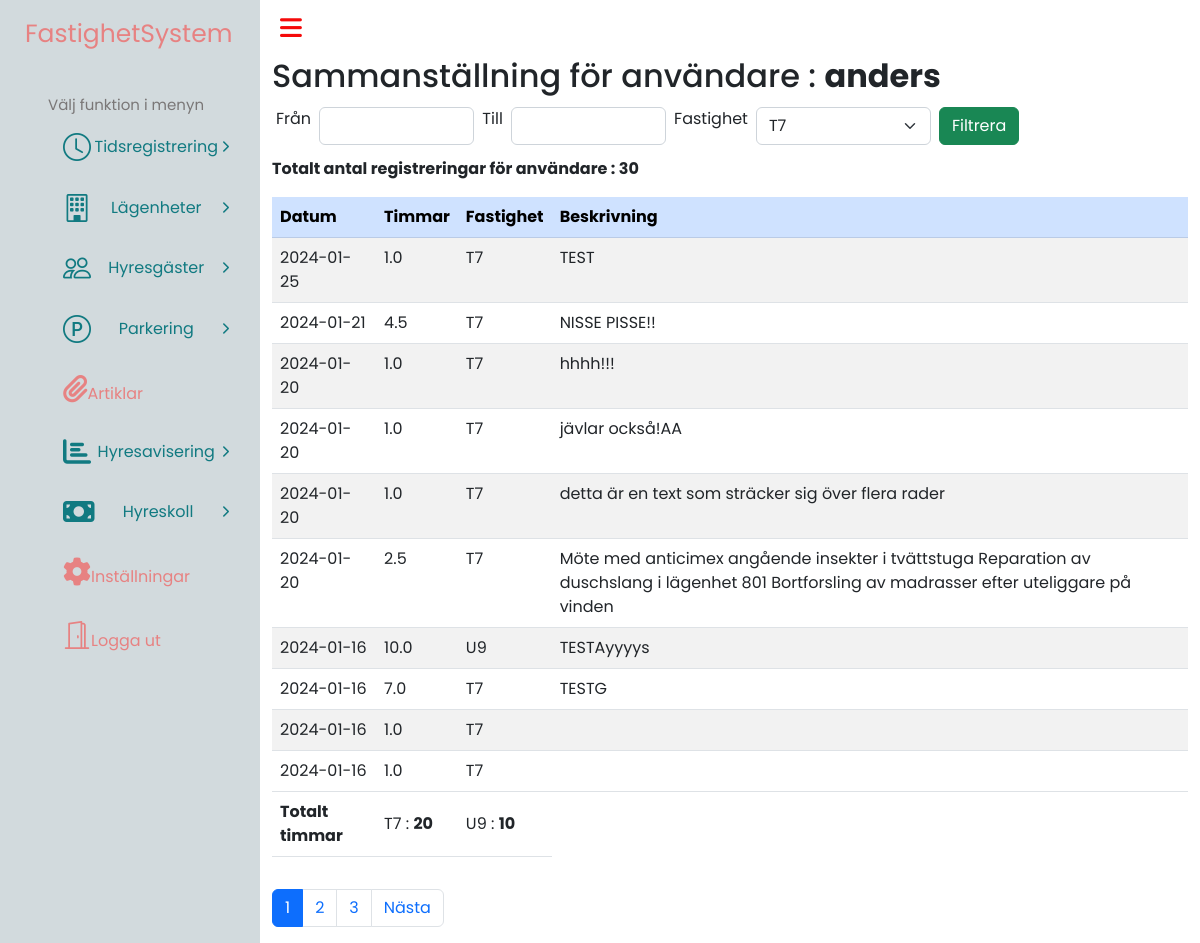
/report.php (signed in), run on the app's committed database.
### tables this page shows
CREATE TABLE `tidlog_jobs` (
  `JobId` int unsigned NOT NULL AUTO_INCREMENT,
  `job_date` datetime NOT NULL,
  `job_hour` decimal(10,1) NOT NULL,
  `job_fastighet` varchar(45) NOT NULL,
  `job_description` varchar(3000) DEFAULT NULL,
  `job_username` varchar(45) NOT NULL,
  `saved_at` datetime DEFAULT CURRENT_TIMESTAMP,
  `updated_at` datetime DEFAULT NULL,
  PRIMARY KEY (`JobId`)
);

### code/dbmanager.php (called while the page is built, shortened)
<?php
    class DbManager
    {
        protected $connection;
        protected $query;
        public function __construct()
        {
            $this->connection = new mysqli(DB_SERVER, DB_USERNAME, DB_PASSWORD, DB_NAME);
        }
        public function getRowCountForUser($user)
        {
            $sql = "select count(*) as count, sum(job_hour) from tidlog_jobs where job_username = ?";
            $stmt = $this->connection->prepare($sql);
            $stmt->bind_param("s", $user);
            $stmt->execute();
            $result = $stmt->get_result();
            $rows = $result->fetch_assoc()["count"];
            return $rows ;
        }
        public function query($query) {
            if ($this->query = $this->connection->prepare($query)) {
                if (func_num_args() > 1) {
                    $x = func_get_args();
                    $args = array_slice($x, 1);
                    $types = '';
                    $args_ref = array();
                    foreach ($args as $k => &$arg) {
                        if (is_array($args[$k])) {
                            foreach ($args[$k] as $j => &$a) {
                                $types .= $this->_gettype($args[$k][$j]);
                                $args_ref[] = &$a;
                            }
                        } else {
                            $types .= $this->_gettype($args[$k]);
                            $args_ref[] = &$arg;
                        }
                    }
                    array_unshift($args_ref, $types);
                    call_user_func_array(array($this->query, 'bind_param'), $args_ref);
                }
                $this->query->execute();
            } else {
                $this->error('Unable to prepare MySQL statement (check your syntax) - ' . $this->connection->error);
            }
            return $this;
        }
        public function fetchAll($callback = null) {
            $params = array();
            $row = array();
            $meta = $this->query->result_metadata();
            while ($field = $meta->fetch_field()) {
                $params[] = &$row[$field->name];
            }
            call_user_func_array(array($this->query, 'bind_result'), $params);
            $result = array();
            while ($this->query->fetch()) {
                $r = array();
                foreach ($row as $key => $val) {
                    $r[$key] = $val;
                }
                if ($callback != null && is_callable($callback)) {
                    $value = call_user_func($callback, $r);
                    if ($value == 'break') break;
                } else {
                    $result[] = $r;
                }
            }
            return $result;
        }
        private function _gettype($var) {
            if (is_string($var)) return 's';
            return 'b';
        }
    }
?>

### report.php (the view, shortened to what this page needs)
<?php
      require_once "./code/dbmanager.php";
    if (!isset($_GET['page'])) {
        $page = 1;
    } else {
        $page = $_GET['page'];
    }
      $db = new DbManager();
      $user = $_SESSION['username'];
      $result_per_page = 10;
      $page_first_result = ($page - 1) * $result_per_page;
      $num_rows = $db->getRowCountForUser($user);
?>
<!DOCTYPE html>
<html lang="en">
    <head>
    </head>
    <body>
        <?php include("./pages/sidebar.php") ?>
        <div class="main">
            <div class="container-fluid mt-4" >
                <h2>Sammanställning för användare : <strong><?= htmlspecialchars($_SESSION["username"]); ?></strong></h2>
                <div class="row mt-2">
                    <div class="col-10">
                        <div class="d-inline-flex p-1 gap-2">
                            <label for="dtFom">Från</label>
                            <input type="text" class="form-control" id="dtFom" ></input>
                            <label for="dtTom">Till</label>
                            <input type="text" class="form-control" id="dtTom" ></input>
                            <label for="job_fastighet" class="label-primary">Fastighet</label>
                                    <select id="job_fastighet" class="form-select" name="job_fastighet">
                                        <option value="T7">T7</option>
                                    </select>
                            <input type="button" id="btnFilter" class="btn btn-success" value="Filtrera">
                        </div>
                    </div>
                </div>
                <div class="row mt-2">
                    <strong><label class="label-primary" id="lblTotalCount"></label></strong>
                </div>
                <div class="row mt-3">
                    <div class="col">
                        <table class="table table-hover table-striped " id="jobTable">
                            <thead class="table-dark">
                                <tr>
                                    <th scope="col" class="table-primary">Datum</th>
                                    <th scope="col" class="table-primary">Timmar</th>
                                    <th scope="col" class="table-primary">Fastighet</th>
                                    <th scope="col" class="table-primary">Beskrivning</th>
                                </tr>
                            </thead>
                            <tbody>
                                <?php
                                $data = $db->query("SELECT * from tidlog_jobs WHERE job_username = ? Order by job_date DESC LIMIT " .$page_first_result . "," .$result_per_page , array($user))->fetchAll() ;
                                $timT7 = 0;
                                $timU9=0;
                                foreach ($data as $row) {
                                    $dtdat = date_create($row["job_date"]);
                                    $dt = date_format($dtdat, "Y-m-d");
                                    $jobId = $row["JobId"];
                                    if (strcmp($row["job_fastighet"], "T7") == 0 ){
                                        $timT7 += $row["job_hour"];
                                    } else {
                                        $timU9 +=$row["job_hour"];
                                    }
                                    echo "
                                        <tr id='$jobId' >
                                            <td>" . $dt . "</td>
                                            <td>". $row["job_hour"] . "</td>
                                            <td>". $row["job_fastighet"] . "</td>
                                            <td>". $row["job_description"] . "</td>
                                        </tr>";
                                }
                                ?>
                            </tbody>
                            <tfoot>
                                <tr>
                                    <th scope="row">Totalt timmar</th>
                                    <td>T7 : <strong><?php echo $timT7 ?></strong></td>
                                    <td>U9 : <strong><?php echo $timU9 ?></strong></td>
                                </tr>
                            </tfoot>
                        </table>
                    </div>
                    <div class="mt-3" id="navigationDiv">
                        <nav aria-label="Page navigation">
                            <ul class="pagination">
                                <?php
                                $total_pages = ceil($num_rows / $result_per_page);
                                if ($total_pages > 1) {
                                    for ($i = 1; $i <= $total_pages; $i++) {
                                        if ($i == $page) {
                                            echo "<li class='page-item active'><a class='page-link' href='report.php?page=" . $i . "'>" . $i . "</a></li>";
                                        } else {
                                            echo "<li class='page-item'><a class='page-link' href='report.php?page=" . $i . "'>" . $i . "</a></li>";
                                        }
                                    }
                                    if ($total_pages > $page) {
                                        echo "<li class='page-item'><a class='page-link' href='report.php?page=" . ($page + 1) . "'>Nästa</a></li>";
                                    }
                                }
                                ?>
                            </ul>
                        </nav>
                    </div>
                </div>
            </div>
        </div>
    </body>
</html>

### style/sidebar.css (style rules this page uses)
* { margin: 0; padding: 0; box-sizing: border-box; font-family: "Poppins", sans-serif; }
.navbar, .main { left: 260px; width: calc(100% - 260px); transition: all 0.5s ease; z-index: 1000; }
.main { position: relative; display: flex; height: 100vh; z-index: 100; background:white !important; }

### data on the page
tidlog_jobs: job_date "2024-01-25", job_hour "1.0", job_fastighet "T7", job_description "TEST"
tidlog_jobs: job_date "2024-01-21", job_hour "4.5", job_fastighet "T7", job_description "NISSE PISSE!!"
tidlog_jobs: job_date "2024-01-20", job_hour "1.0", job_fastighet "T7", job_description "hhhh!!!"
tidlog_jobs: job_date "2024-01-20", job_hour "1.0", job_fastighet "T7", job_description "jävlar också!AA"
tidlog_jobs: job_date "2024-01-20", job_hour "1.0", job_fastighet "T7", job_description "detta är en text som sträcker sig över flera rader"
tidlog_jobs: job_date "2024-01-20", job_hour "2.5", job_fastighet "T7", job_description "Möte med anticimex angående insekter i tvättstuga Reparation av duschslang i lägenhet 801 Bortforsling av madrasser efter uteliggare på vinden"
tidlog_jobs: job_date "2024-01-16", job_hour "10.0", job_fastighet "U9", job_description "TESTAyyyys"
tidlog_jobs: job_date "2024-01-16", job_hour "7.0", job_fastighet "T7", job_description "TESTG"
tidlog_jobs: job_date "2024-01-16", job_hour "1.0", job_fastighet "T7"
tidlog_jobs: job_date "2024-01-16", job_hour "1.0", job_fastighet "T7"

### other printed values
$_SESSION["username"] "anders"
$timT7 "20"
$timU9 "10"
